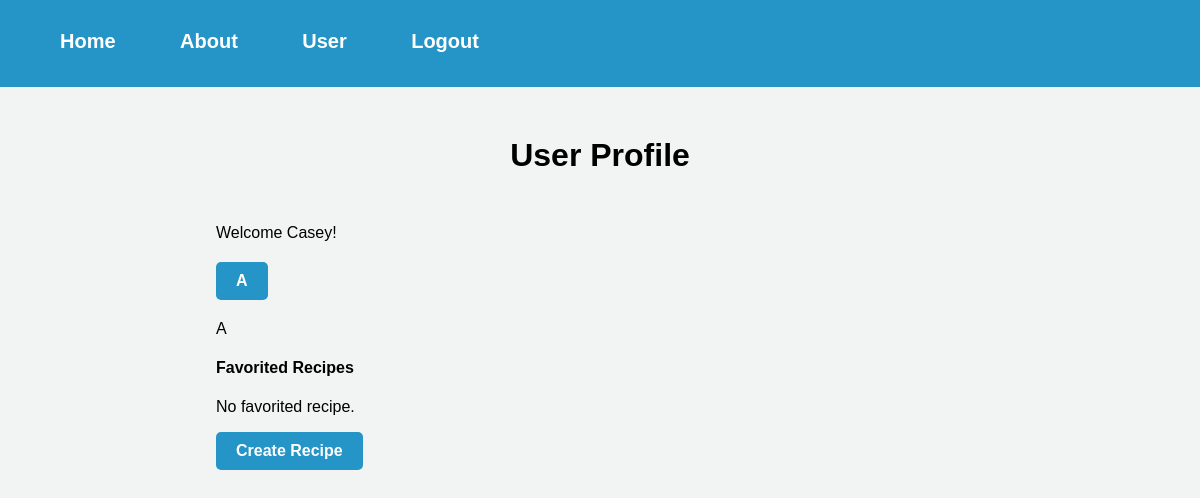
Page /user (signed in) on the earlier database version.
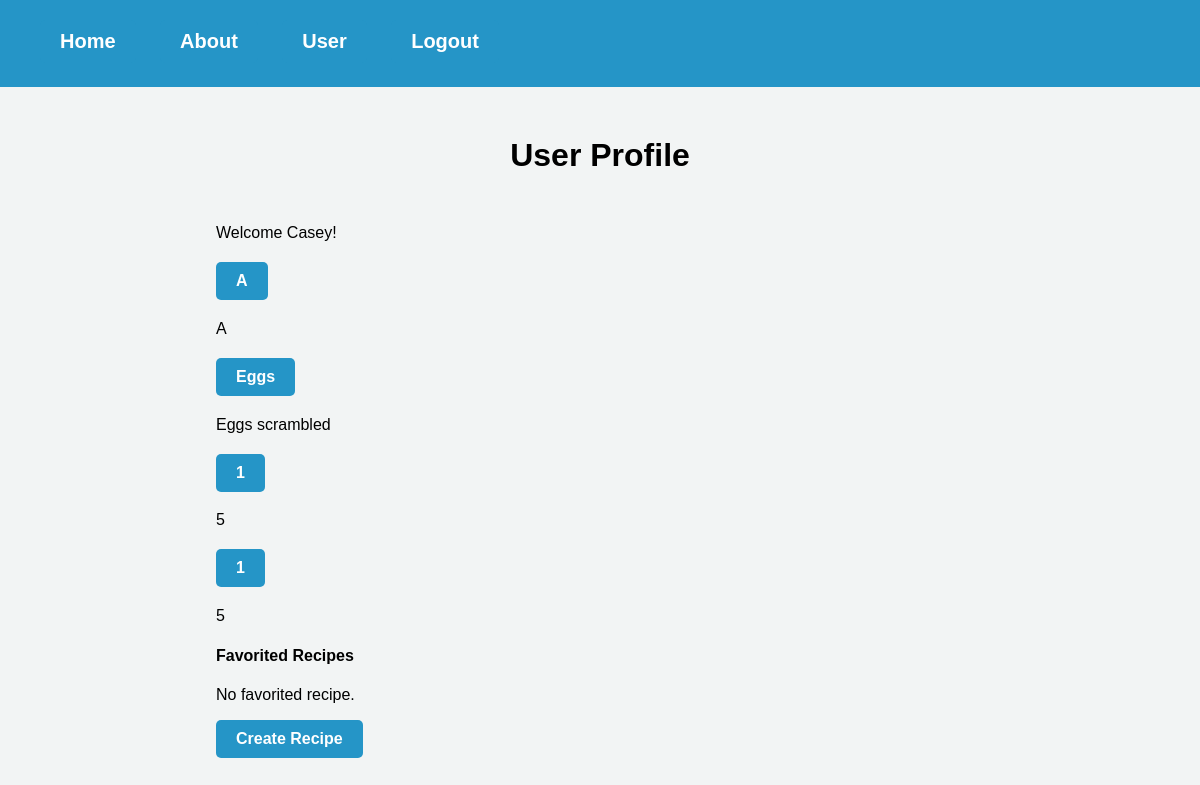
Same page on the later database version.
### website/models.py (models this page shows)
class User(db.Model, UserMixin):
    id = db.Column(db.Integer, primary_key=True)
    email = db.Column(db.String(150), unique=True)
    password = db.Column(db.String(150))
    first_name = db.Column(db.String(150))
    recipes = db.relationship('Recipe', backref='user', lazy=True)

class Recipe(db.Model):
    id = db.Column(db.Integer, primary_key=True)
    user_id = db.Column(db.Integer, db.ForeignKey('user.id'), nullable=False)
    title = db.Column(db.String(128), nullable=False)
    description = db.Column(db.String(512), nullable=False)
    servings = db.Column(db.Integer, nullable=False)  # add this line
    prep_time = db.Column(db.Integer, nullable=False)
    cook_time = db.Column(db.Integer, nullable=False)
    ingredients = db.relationship('Ingredient', backref='recipe', lazy=True)
    instructions = db.relationship('Instruction', backref='recipe', lazy=True)

### website/views.py (the view)
@views.route('/user', methods=['GET', 'POST'])
@login_required
def user():
    user = current_user
    user_recipes = Recipe.query.filter_by(user_id=user.id).all()
    return render_template("user.html", user=user, user_recipes=user_recipes)

### website/__init__.py (called while the page is built)
def create_app():
    app = Flask(__name__)
    app.config['SECRET_KEY'] = 'hjshjhdjah kjshkjdhjs'
    app.config['SQLALCHEMY_DATABASE_URI'] = f'sqlite:///{DB_NAME}'
    db.init_app(app)
    from .views import views
    from .auth import auth
    app.register_blueprint(views, url_prefix='/')
    app.register_blueprint(auth, url_prefix='/')
    from .models import User
    with app.app_context():
        db.create_all()
    login_manager = LoginManager()
    login_manager.login_view = 'auth.login'
    login_manager.init_app(app)
    @login_manager.user_loader
    def load_user(id):
        return User.query.get(int(id))
    return app

### website/templates/user.html (shortened to what this page needs)
{% extends "base.html" %}
{% block content%}
<link rel="stylesheet" type="text/css" href="{{ url_for('static', filename='user.css') }}">
<h1 align="center">User Profile</h1>
<div class="container mt-4">
    <div class="row">
        <div class="col-md-8">
            <p>Welcome {{ user.first_name }}!</p>
            {% for recipe in user_recipes %}
            <h2><a href="{{ url_for('views.recipe', recipe_id=recipe.id) }}">{{ recipe.title }}</a></h2>
            <p>{{ recipe.description }}</p>
            {% endfor %}
            <h4>Favorited Recipes</h4>
            {% if user.favorites %}
            <ul>
                {% for recipe in user.favorites %}
                <li>{{ recipe.name }}</li>
                {% endfor %}
            </ul>
            {% else %}
            <p>No favorited recipe.</p>
            {% endif %}
        </div>
        <div class="col-md-4">
            <a href="/createRecipe">Create Recipe</a>
        </div>
    </div>
</div>
{% endblock %}

### website/templates/base.html (shortened to what this page needs)
<!DOCTYPE html>
<html>
  <head>
  </head>
  <body>
    <nav class="topnav">
      <div class="topnav">
          {% if user.is_authenticated %}
          <a class="topnav" id="home" href="/">Home</a>
          <a class="topnav" id="about" href="/about">About</a>
          <a class="topnav" id="user" href="/user">User</a>
          <a class="topnav" id="logout" href="/logout">Logout</a>
          {% else %}
          <a class="topnav" id="login" href="/login">Login</a>
          <a class="topnav" id="signUp" href="/sign-up">Sign Up</a>
          {% endif %}
      </div>
    </nav>
    <div class="container">{% block content %} {% endblock %}</div>
  </body>
</html>

### website/static/user.css (style rules this page uses)
body { background-color: #F2F4F4; font-family: Arial, sans-serif; margin: 0; padding: 0; }
a { background-color: #2595C7; border-radius: 5px; color: white; display: inline-block; font-size: 16px; font-weight: bold; padding: 10px 20px; text-align: center; text-decoration: none; transition: background-color 0.3s ease-in-out; }
.topnav { background-color: #2595C7; overflow: hidden; padding: 10px 20px; }
.topnav a { color: #FFFFFF; font-size: 20px; text-decoration: none; margin-right: 20px; }
.container { margin: 50px auto; width: 80%; }

Differences in the rows shown:
added Recipe: title "Eggs", description "Eggs scrambled"
added Recipe: title "1", description "5"
added Recipe: title "1", description "5"
